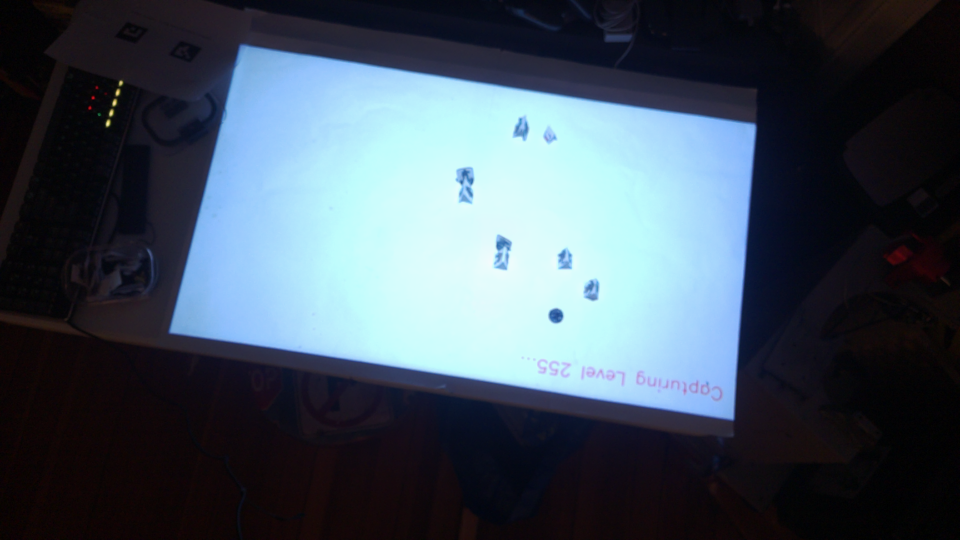
#> input picture samples/token_capture_20260211_235147_L255.png, 1920 x 1080 px (shown at 1/2 size); its folder holds 3 pictures in this run
$ python debug_token_tracker.py
#> lines starting #> are read from the running program, lines starting #| are printed output that depends on the picture; after the words box and inside, x2 and y2 are one past the last pixel; in counts of white or black regions, pixels touching at a corner belong together; long printed decimals are rounded
import json
import os
import cv2
import numpy as np

# Path to samples
SAMPLES_DIR = os.path.join(os.path.dirname(__file__), "../samples")
SAMPLE_JSON = os.path.join(SAMPLES_DIR, "token_capture_20260211_235147_L255.json")


def debug_token_tracker():
    # 1. Load Data
    with open(SAMPLE_JSON, "r") as f:
#> (reads samples/token_capture_20260211_235147_L255.json from the repository)
        metadata = json.load(f)

    image_path = os.path.join(SAMPLES_DIR, metadata["image_file"])
    frame = cv2.imread(image_path)
#> frame is the input picture: shape (1080, 1920, 3); mean B, G, R 92.9, 80.5, 67.5
    assert frame is not None, "Failed to load sample image"

    config = metadata["config"]
    projector_matrix = np.array(config["projector_matrix"])
    h, w = frame.shape[:2]
#> h = 1080; w = 1920

    # 2. Warp
    # Use output size matching frame (assuming projector is same res)
    warped = cv2.warpPerspective(frame, projector_matrix, (w, h))
    cv2.imwrite("samples/debug/step1_warped.png", warped)

    # Analyze stats
    gray = cv2.cvtColor(warped, cv2.COLOR_BGR2GRAY)
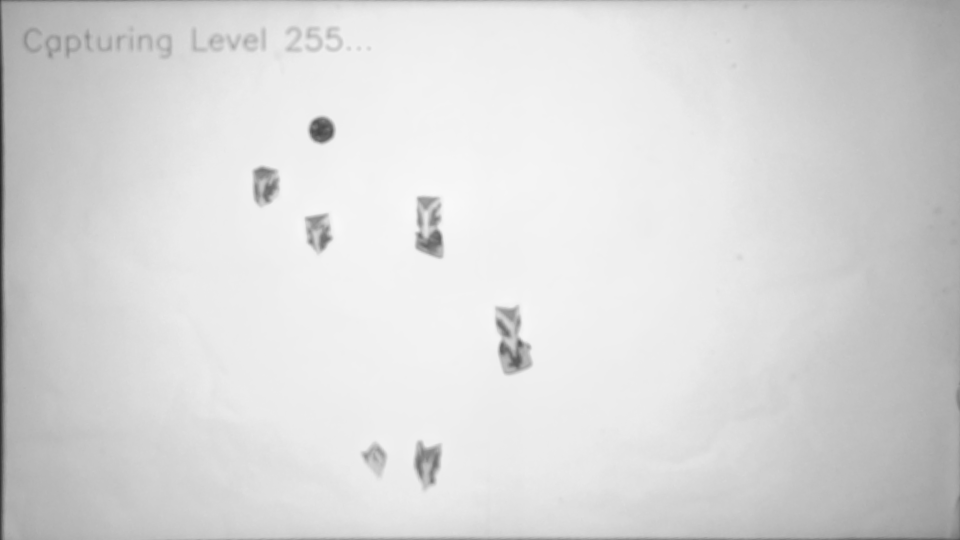
#> gray: shape (1080, 1920) (shown at 1/2 size); min 35, max 249, mean 216.7
    min_val, max_val, _, _ = cv2.minMaxLoc(gray)
#> min_val = 35; max_val = 249
    mean_val = np.mean(gray)
#> mean_val = 216.7
    print(f"Warped Stats: Min={min_val}, Max={max_val}, Mean={mean_val:.2f}")
#| Warped Stats: Min=35.0, Max=249.0, Mean=216.71

    # 3. Threshold (Debug Values)
    # The user says "Flash Scan", so tokens are DARK on WHITE.
    # THRESH_BINARY_INV means:
    #   if pixel > thresh: output = 0 (Black) - Background
    #   if pixel <= thresh: output = 255 (White) - Foreground (Token)
    thresh_val = 200
    _, thresh = cv2.threshold(gray, thresh_val, 255, cv2.THRESH_BINARY_INV)
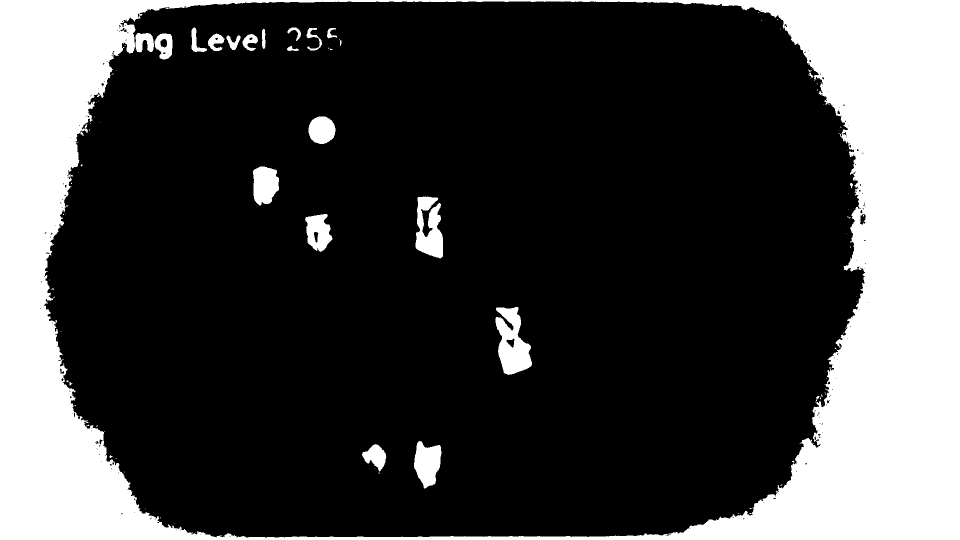
#> thresh: shape (1080, 1920) (shown at 1/2 size); 26.1% white; 99 white regions (74 under 20 px), largest, box (x1, y1, x2, y2) and area: (0, 0, 1920, 1080) 510770, (991, 614, 1064, 750) 6091, (831, 393, 886, 517) 4614
    cv2.imwrite("samples/debug/step2_thresh.png", thresh)

    print(f"Threshold used: {thresh_val}")
    print(f"Thresh non-zero (foreground) pixels: {cv2.countNonZero(thresh)}")
#| Thresh non-zero (foreground) pixels: 541100

    # 4. Morphological Ops
    kernel = np.ones((3, 3), np.uint8)
    opening = cv2.morphologyEx(thresh, cv2.MORPH_OPEN, kernel, iterations=2)
#> opening: shape (1080, 1920); 25.9% white; 22 white regions, largest, box (x1, y1, x2, y2) and area: (0, 0, 1920, 1080) 507744, (991, 614, 1064, 749) 6078, (831, 394, 886, 516) 4592
    cv2.imwrite("samples/debug/step3_opening.png", opening)

    # 5. Distance Transform
    dist_transform = cv2.distanceTransform(opening, cv2.DIST_L2, 5)
    print(f"Max Distance Transform Value: {dist_transform.max()}")
#| Max Distance Transform Value: 335.929
    # Normalize for saving
    dist_display = cv2.normalize(dist_transform, None, 0, 1.0, cv2.NORM_MINMAX) * 255
    dist_display = np.uint8(dist_display)
    cv2.imwrite("samples/debug/step4_dist_transform.png", dist_display)

    # Peak Finding (Sure Foreground)
    _, sure_fg = cv2.threshold(dist_transform, 0.5 * dist_transform.max(), 255, 0)
#> sure_fg: shape (1080, 1920) float32; 4.6% white; 3 white regions, box (x1, y1, x2, y2) and area: (1701, 0, 1920, 1080) 80003, (0, 916, 86, 1080) 8439, (0, 0, 79, 181) 7479
    sure_fg = np.uint8(sure_fg)
    cv2.imwrite("samples/debug/step5_sure_fg.png", sure_fg)

    print(f"Sure FG blobs found: {cv2.countNonZero(sure_fg)}")
#| Sure FG blobs found: 95921

    # 6. Watershed Markers
    sure_bg = cv2.dilate(opening, kernel, iterations=3)
#> sure_bg: shape (1080, 1920); 27.5% white; 15 white regions, largest, box (x1, y1, x2, y2) and area: (0, 0, 1920, 1080) 531239, (988, 611, 1067, 752) 7924, (828, 391, 889, 519) 6402
    unknown = cv2.subtract(sure_bg, sure_fg)
#> unknown: shape (1080, 1920); 22.8% white; 15 white regions, largest, box (x1, y1, x2, y2) and area: (0, 0, 1904, 1080) 435318, (988, 611, 1067, 752) 7924, (828, 391, 889, 519) 6402
    ret, markers = cv2.connectedComponents(sure_fg)
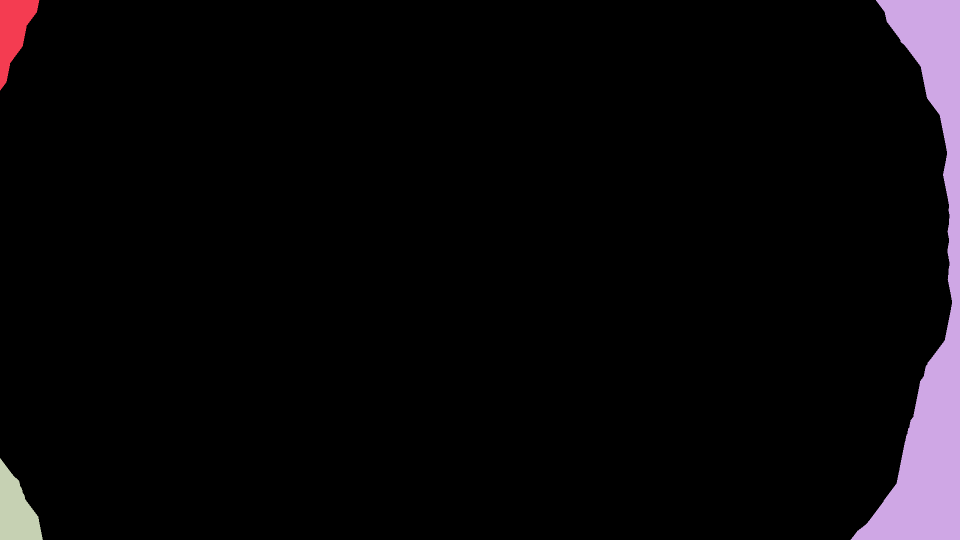
#> markers: shape (1080, 1920) int32 (shown at 1/2 size); 4 distinct labels, from 0 to 3; one colour per label, 0 black
#> ret = 4
    markers = markers + 1
#> markers: shape (1080, 1920) int32; 4 distinct labels, from 1 to 4
    markers[unknown == 255] = 0
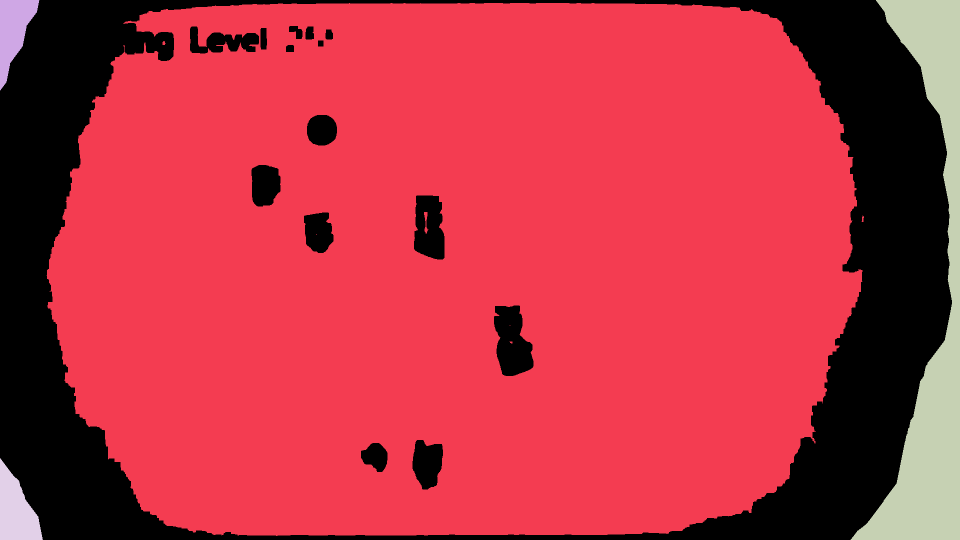
#> markers: shape (1080, 1920) int32 (shown at 1/2 size); 5 distinct labels, from 0 to 4; one colour per label, 0 black

    # Watershed
    markers = cv2.watershed(warped, markers)
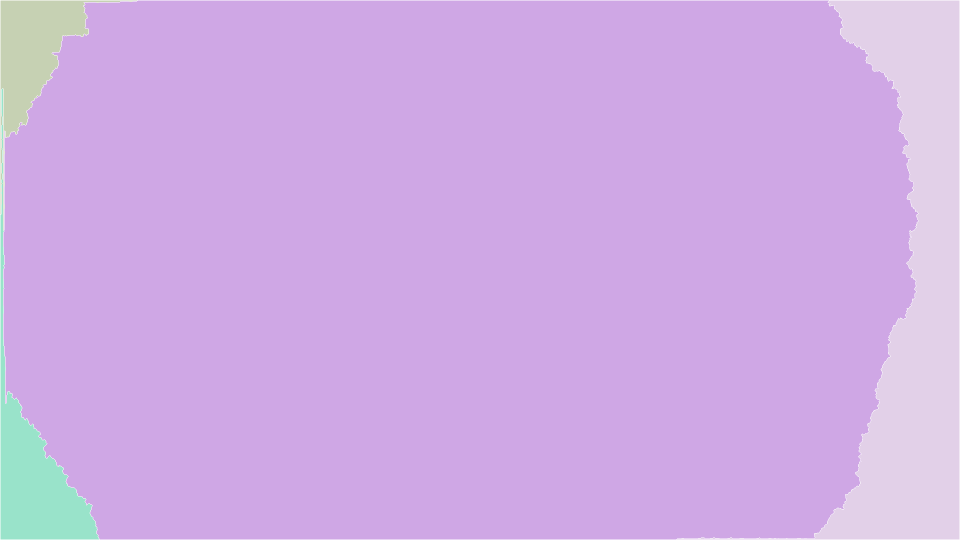
#> markers: shape (1080, 1920) int32 (shown at 1/2 size); 5 distinct labels, from -1 to 4; one colour per label, 0 black, -1 white

    # Visualize Result
    vis = warped.copy()
    vis[markers == -1] = [0, 0, 255]  # Red boundaries
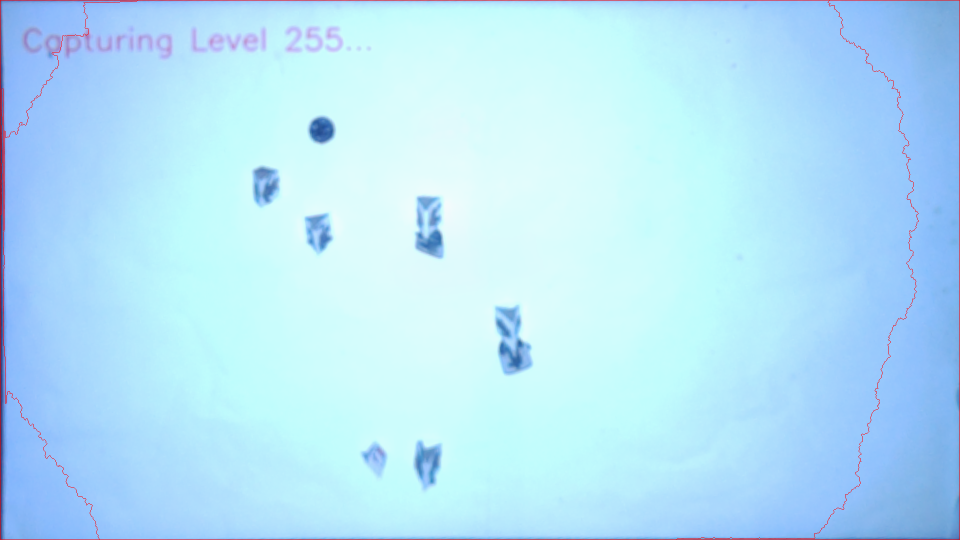
#> vis: shape (1080, 1920, 3) (shown at 1/2 size); mean B, G, R 249, 227.6, 181.9

    # Count final tokens
    unique_markers = np.unique(markers)
#> unique_markers = [-1, 1, 2, 3, 4]
    # Filter out 0 (unknown), 1 (background), -1 (boundary)
    valid_ids = [m for m in unique_markers if m > 1]
#> valid_ids = [2, 3, 4]

    print(f"Final Tokens Found: {len(valid_ids)}")
#| Final Tokens Found: 3

    # Color each token randomly
    for m_id in valid_ids:
        color = np.random.randint(0, 255, (3,)).tolist()
        vis[markers == m_id] = color
#> this loop made 3 passes
#> color on passes 1 to 3: [172, 47, 117], [192, 67, 251], [195, 103, 9]
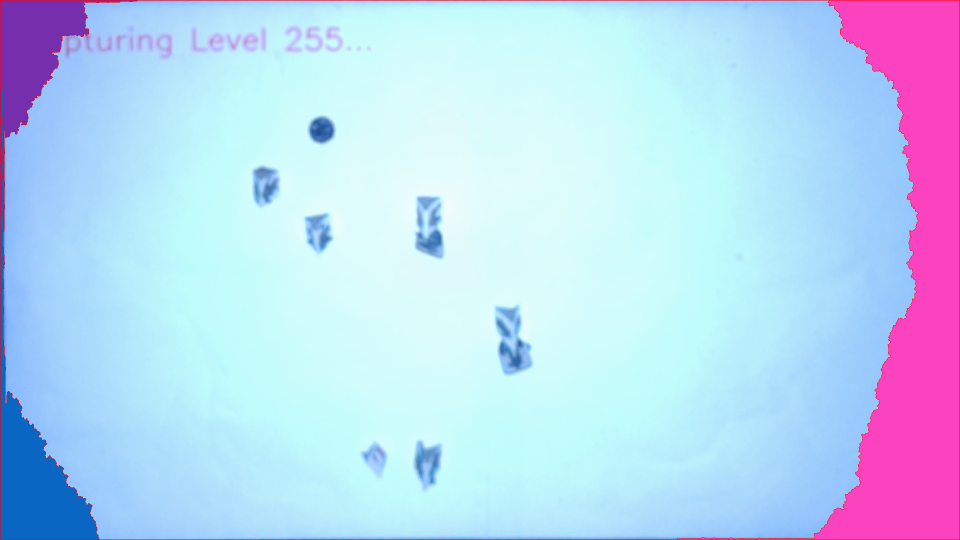
#> vis: shape (1080, 1920, 3) (shown at 1/2 size); 11.16% of pixels changed, all inside (x1, y1, x2, y2) = (1, 1, 1919, 1079)

    cv2.imwrite("samples/debug/step6_result.png", vis)
    print("Debug images saved to samples/debug/")


if __name__ == "__main__":
    debug_token_tracker()
